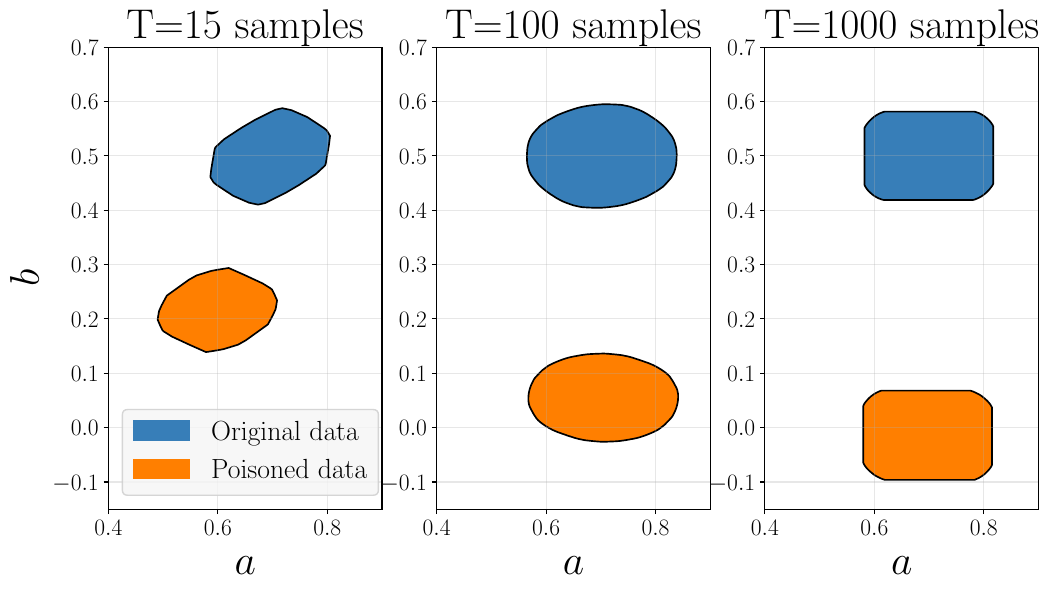

Write Python code to recreate this figure.
from abc import ABC
import numpy as np
import scipy.signal as scipysig
from typing import Tuple
from pyzonotope import MatrixZonotope, Zonotope, concatenate_zonotope
from pydatadrivenreachability import compute_LTI_matrix_zonotope
import scipy.stats as scipystats
from matplotlib.collections import PatchCollection
from matplotlib.patches import Patch
import matplotlib.pyplot as plt
from constants import *
np.random.seed(200)


TITLE_SIZE = 30
LEGEND_SIZE = 20
TICK_SIZE = 17
AXIS_TITLE = TITLE_SIZE
AXIS_LABEL = TITLE_SIZE
FONT_SIZE = TITLE_SIZE
plt.rc('font', size=FONT_SIZE)          # controls default text sizes
plt.rc('axes', titlesize=AXIS_TITLE)     # fontsize of the axes title
plt.rc('axes', labelsize=AXIS_LABEL)    # fontsize of the x and y labels
plt.rc('xtick', labelsize=TICK_SIZE)    # fontsize of the tick labels
plt.rc('ytick', labelsize=TICK_SIZE)    # fontsize of the tick labels
plt.rc('legend', fontsize=LEGEND_SIZE)    # legend fontsize
plt.rc('figure', titlesize=TITLE_SIZE)  # fontsize of the figure title


np.set_printoptions(formatter={'float': lambda x: "{0:0.3f}".format(x)})

A = np.array([[0.7]])
B = np.array([[0.5]])

dim_x = 1
dim_u = 1


def collect_data(steps: int, std_u: float, std_w: float) -> Tuple[np.ndarray, np.ndarray]:
    U = np.zeros((dim_u, steps))
    X = np.zeros((dim_x, steps + 1))

    X[:, 0] = np.random.normal(size=(dim_x))

    for i in range(steps):
        U[:, i] = std_u * np.random.normal(size=(dim_u))
        X[:, i+1] = A @ X[:, i] +  np.squeeze(B * U[:, i]) + std_w * np.random.uniform(low=-0.1, high=0.1)#(size=(dim_x))

    return X.T, U.T

std_w = 1e-1
std_u = 1
samples = [15, 100, 1000]

fig, ax = plt.subplots(1, 3, figsize=(12,6))
#fig.suptitle("Identification of $(a,b)$ - Input poisoning", fontsize=TITLE_SIZE)

for id, sample_size in enumerate(samples):
    W = Zonotope([0], [[std_w]])
    X, U = collect_data(sample_size, std_u, std_w)
    Mw = concatenate_zonotope(W, sample_size)

    Msigma: MatrixZonotope = compute_LTI_matrix_zonotope(X[:-1], X[1:], U, Mw)

    AttackU = std_u * np.random.normal(size=U.shape)
    Msigma_poisoned: MatrixZonotope = compute_LTI_matrix_zonotope(X[:-1], X[1:], AttackU, Mw)
    Mz = Msigma.zonotope.reduce(100)
    Mz_poisoned = Msigma_poisoned.zonotope.reduce(100)

    AB_noU = X[1:].T @ np.linalg.pinv(X[:-1].T)
    AB_poisoned = X[1:].T @ np.linalg.pinv(np.vstack([X[:-1].T, AttackU.T]))
    
    Y1 = AB_noU @ X[:-1].T
    Y2 = AB_poisoned @ np.vstack([X[:-1].T, AttackU.T])
    k = 1
    p = 2
    nu = sample_size - (p+1)
    R1 = np.power(X[1:] - Y1.T, 2).sum()
    R2 = np.power(X[1:] - Y2.T, 2).sum()
    F = ((R1-R2)/k)/(  R2 / nu)
    print(f'T: {sample_size} - F: {F} - P: {1-scipystats.f.cdf(F, k, nu)}')



    AB_noU = X[1:].T @ np.linalg.pinv(X[:-1].T)
    AB = X[1:].T @ np.linalg.pinv(np.vstack([X[:-1].T, U.T]))
    
    Y1 = AB_noU @ X[:-1].T
    Y2 = AB @ np.vstack([X[:-1].T, U.T])
    k = 1
    p = 2
    nu = sample_size - (p+1)
    R1 = np.power(X[1:] - Y1.T, 2).sum()
    R2 = np.power(X[1:] - Y2.T, 2).sum()
    F = ((R1-R2)/k)/(  R2 / nu)
    print(f'T: {sample_size} - F: {F} - P: {1-scipystats.f.cdf(F, k, nu)}')

    collection1 = PatchCollection([Mz.polygon],  facecolor=CB_color_cycle[0], edgecolor='black', lw=1.2, label='Original data')
    collection2 = PatchCollection([Mz_poisoned.polygon],  facecolor=CB_color_cycle[1], edgecolor='black', lw=1.2, label='Poisoned data')

    ax[id].add_collection(collection1)
    ax[id].add_collection(collection2)


    ax[id].set_xlim(0.4, 0.9)
    ax[id].set_ylim(-0.15, 0.7)
    ax[id].set_xlabel(r'$a$',weight='bold')
    if id == 0:
        ax[id].set_ylabel(r'$b$',weight='bold')
    ax[id].grid(alpha=0.3)
    ax[id].set_title(f'T={sample_size} samples')
    # if id > 0:
    #     ax[id].get_yaxis().set_ticklabels([])

    
    if id == 0:
        ax[id].legend(fancybox = True,facecolor="whitesmoke", loc='lower left', handles = [Patch(color=CB_color_cycle[0], label='Original data'), Patch(color=CB_color_cycle[1], label='Poisoned data')] )
#fig.tight_layout(rect=[0, 0, 1, 0.95])



plt.savefig('input_poisoning.pdf',bbox_inches='tight')